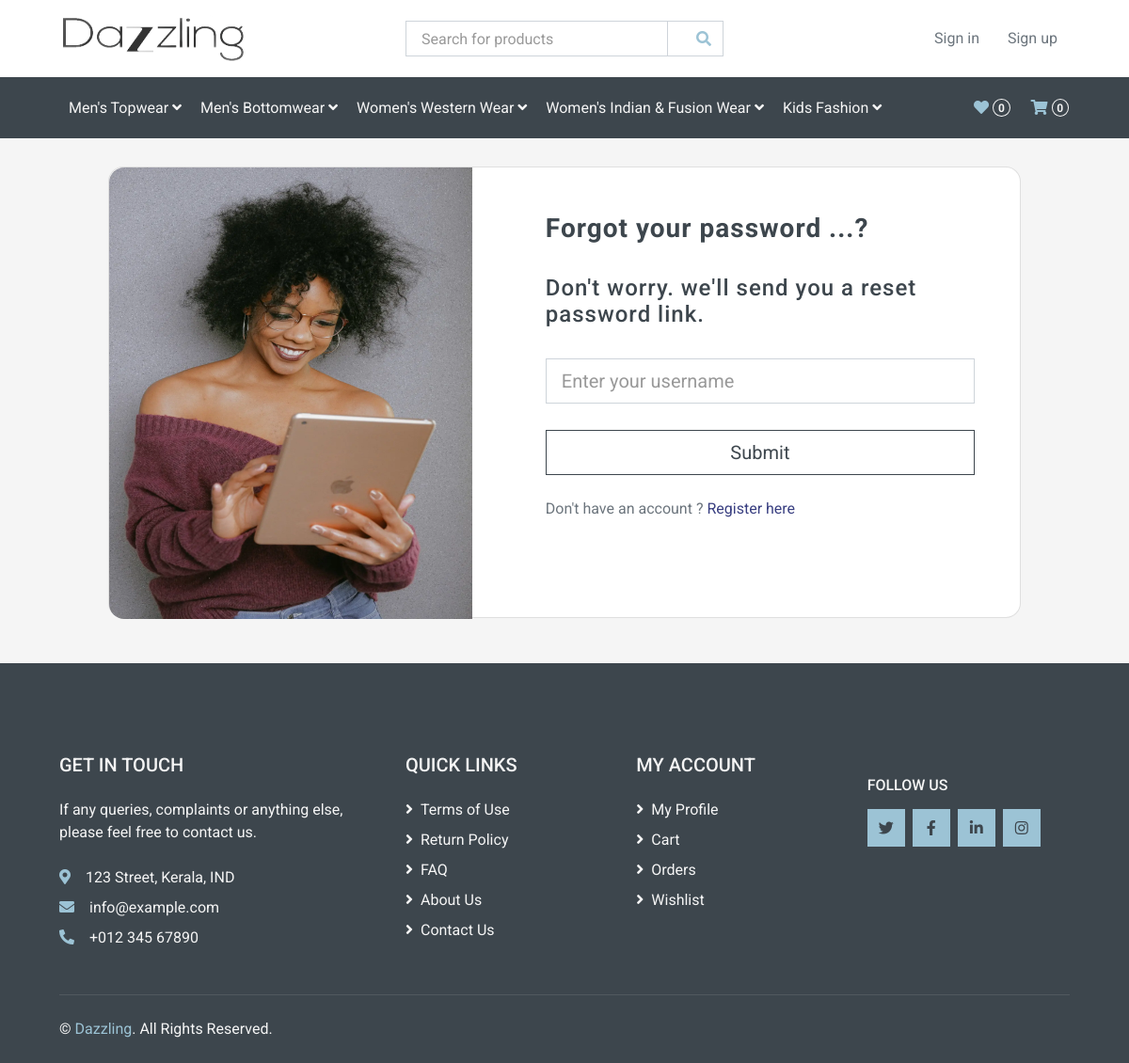
The page /accounts/forgot_pass on the database its author committed.
### shop/models.py (models this page shows, shortened)
class SubCategory(models.Model):
    name = models.CharField(max_length=100, unique=True)
    slug = models.SlugField(max_length=100, unique=True)
    desc = models.TextField(default='')
    img = models.ImageField(upload_to='subcat', default='')

### accounts/views.py (the view)
# urls.py: path('forgot_pass', views.forgot_pass, name='forgot_pass'),
def forgot_pass(request):
    page = 'forgot_pass'
    if request.method == 'POST':
        username = request.POST['uname']
        try:
            user = User.objects.get(username=username)
        except User.DoesNotExist:
            user = None
        if user != None:
            current_site = get_current_site(request)
            email_sub = "Reset Password"
            message = render_to_string("reset_pass_mail.html",{
                'user' : user.first_name,
                'domain' : current_site.domain,
                'uid' : urlsafe_base64_encode(force_bytes(user.pk)),
                'token' : generate_token.make_token(user),
            })
            email = EmailMessage(
                email_sub,
                message,
                settings.EMAIL_HOST_USER,
                [user.email],
            )
            email.fail_silently=False
            email.send()
            messages.success(request, "Password reset link has been sent. Please check your mail")
            return redirect('forgot_pass')
        else:
            messages.error(request, "Username doesn't match any accounts.")
            return redirect('forgot_pass')
    else:
        return render(request, 'signin.html', {'page': page})

### templates/signin.html (shortened to what this page needs)
{% extends 'base.html' %}
{% load static %}
{% block content %}
<div class="container-fluid">
    <div class="row d-flex justify-content-center align-items-center">
        <div class="col col-xl-10">
            <div class="card" style="height: 30rem; border-radius: 1rem;">
                <div class="row g-0">
                    <div class="col-md-6 col-lg-5 d-none d-md-block">
                        <img src="{% static 'img/signin.webp' %}" alt="login form" class="img-fluid"
                            style="height: 30rem; width: 30rem; border-radius: 1rem 0 0 1rem;" />
                    </div>
                    {% if page == 'login' %}
                    <div class="col-md-6 col-lg-7 align-items-center">
                        <div class="card-body p-4 p-lg-5 text-black">
                            <form action="{% url 'login' %}" method="post" id="signinForm">
                                {% csrf_token %}
                                <h3 class="fw-normal mb-3 pb-3" style="letter-spacing: 1px;">Sign
                                    into your account</h3>
                                <div class="form-outline mb-4">
                                    <input type="text" id="uname" class="form-control form-control-lg" name="uname"
                                        placeholder="Enter your username" required>
                                </div>
                                <div class="form-outline mb-4">
                                    <input type="password" id="password" class="form-control form-control-lg"
                                        name="password" placeholder=" Enter your password" required>
                                </div>
                                <p class="h5 text-center mb-2">
                                    <a class="small text-muted" href="{% url 'forgot_pass' %}">Forgot password ?</a>
                                </p>
                                <div class="text-center pt-1 mb-4">
                                    <input type="submit" class="btn btn-outline-dark btn-lg btn-block" value="Login">
                                </div>
                                <p class="mb-5 pb-lg-2">Don't have an
                                    account ? <a href="{% url 'register' %}" style="color: #393f81;">Register here</a>
                                </p>
                            </form>
                        </div>
                    </div>
                    {% elif page == 'forgot_pass' %}
                    <div class="col-md-6 col-lg-7 align-items-center">
                        <div class="card-body p-4 p-lg-5 text-black">
                            <form action="{% url 'forgot_pass' %}" method="post" id="ForgotForm">
                                <h3 class="fw-normal mb-3 pb-3" style="letter-spacing: 1px;">
                                    Forgot your password ...?</h3>
                                <h4 class="fw-normal mb-3 pb-3" style="letter-spacing: 1px;">
                                    Don't worry. we'll send you a reset password link.</h4>
                                <div class="form-outline mb-4">
                                    <input type="text" id="uname" class="form-control form-control-lg" name="uname"
                                        placeholder="Enter your username" required>
                                </div>
                                <div class="text-center pt-1 mb-4">
                                    <input type="submit" class="btn btn-outline-dark btn-lg btn-block" value="Submit">
                                </div>
                                <p class="mb-5 pb-lg-2">Don't have an
                                    account ? <a href="{% url 'register' %}" style="color: #393f81;">Register here</a>
                                </p>
                            </form>
                        </div>
                    </div>
                    {% endif %}
                </div>
            </div>
        </div>
    </div>
</div>
{% endblock%}

### templates/base.html (shortened to what this page needs)
{% load static %}
{% load app_tags %}
<!DOCTYPE html>
<html lang="en">
<head>
    <link href="https://cdnjs.cloudflare.com/ajax/libs/font-awesome/5.10.0/css/all.min.css" rel="stylesheet">
    <link href="{% static 'lib/animate/animate.min.css' %}" rel="stylesheet">
    <link href="{% static 'lib/owlcarousel/assets/owl.carousel.min.css' %}" rel="stylesheet">
    <link href="{% static 'css/style.css' %}" rel="stylesheet">
</head>
<body>
    <div class="container-fluid">
        <div class="row align-items-center bg-light py-3 px-xl-5 d-none d-lg-flex">
            <div class="col-lg-4">
                <a href="" class="text-decoration-none">
                    <img src="{% static 'img/logo.png' %}" alt="logo" style="height: 50px; width: 200px;">
                </a>
            </div>
            <div class="col-lg-4 col-6 text-left">
                <form action="{% url 'search' %}" method="get" id="search">
                    <div class="input-group">
                        <input type="text" class="form-control" name="qry" id="inp" placeholder=" Search for products">
                        <div class="input-group-append">
                            <span class="input-group-text bg-transparent text-primary">
                                <button class="btn btn-sm" type="submit"></button><i class="fa fa-search"></i>
                            </span>
                        </div>
                    </div>
                </form>
            </div>
            {% if user != None %}
            <div class="col-lg-4 col-6">
                <div class="nav-item dropdown">
                    <a href="#" class="nav-link dropdown-toggle h6 text-dark" data-toggle="dropdown">
                        {{ user.first_name}}&nbsp;{{ user.last_name}}
                    </a>
                    <div class="dropdown-menu bg-primary rounded-0 border-0 m-0">
                        <a href="{% url 'profile' %}" class="dropdown-item">Profile</a>
                        <a href="{% url 'cart_details' %}" class="dropdown-item">Cart</a>
                        <a href="{% url 'wishlist' %}" class="dropdown-item">Wishlist</a>
                        <a href="{% url 'orders_view' %}" class="dropdown-item">Orders</a>
                        <a href="{% url 'signout' %}" class="dropdown-item">Logout</a>
                    </div>
                </div>
            </div>
            {% else %}
            <div class="col-lg-4 col-6 text-right">
                <a href="{% url 'login' %}" class="btn">Sign in</a>
                <a href="{% url 'register' %}" class="btn">Sign up</a>
            </div>
            {% endif %}
        </div>
    </div>
    <div class="container-fluid bg-dark mb-30">
        <div class="row px-xl-5">
            <div class="col">
                <nav class="navbar navbar-expand-lg bg-dark navbar-dark py-3 py-lg-0 px-0">
                    <div class="collapse navbar-collapse justify-content-between" id="navbarCollapse">
                        <div class="navbar-nav mr-auto py-0">
                            {% for subcat in subcats %}
                            <div class="nav-item dropdown">
                                <a href="" class="nav-link dropdown-toggle" data-toggle="dropdown">
                                    {{ subcat.name }}
                                    <i class="fa fa-angle-down mt-1"></i></a>
                            </div>
                            {% endfor %}
                        </div>
                        <div class="navbar-nav ml-auto py-0 d-none d-lg-block">
                            <a href="{% url 'wishlist' %}" class="btn px-0">
                                <i class="fas fa-heart text-primary"></i>
                                <span class="badge text-secondary border border-secondary rounded-circle"
                                    style="padding-bottom: 2px;">{{ w_count }}</span>
                            </a>
                            <a href="{% url 'cart_details' %}" class="btn px-0 ml-3">
                                <i class="fas fa-shopping-cart text-primary"></i>
                                <span class="badge text-secondary border border-secondary rounded-circle"
                                    style="padding-bottom: 2px;">{{ item_count }}</span>
                            </a>
                        </div>
                    </div>
                </nav>
            </div>
        </div>
    </div>
    {% block content %}
    {% endblock %}
    <div class="container-fluid bg-dark text-secondary mt-5 pt-5">
        <div class="row px-xl-5 pt-5">
            <div class="col-lg-4 col-md-12 mb-5 pr-3 pr-xl-5">
                <h5 class="text-secondary text-uppercase mb-4">Get In Touch</h5>
                <p class="mb-4">If any queries, complaints or anything else, please feel free to contact us.</p>
                <p class="mb-2"><i class="fa fa-map-marker-alt text-primary mr-3"></i>123 Street, Kerala, IND</p>
                <p class="mb-2"><i class="fa fa-envelope text-primary mr-3"></i>info@example.com</p>
                <p class="mb-0"><i class="fa fa-phone-alt text-primary mr-3"></i>+012 345 67890</p>
            </div>
            <div class="col-lg-8 col-md-12">
                <div class="row">
                    <div class="col-md-4 mb-5">
                        <h5 class="text-secondary text-uppercase mb-4">Quick Links</h5>
                        <div class="d-flex flex-column justify-content-start">
                            <a class="text-secondary mb-2" href="#"><i class="fa fa-angle-right mr-2"></i>Terms of
                                Use</a>
                            <a class="text-secondary mb-2" href="#"><i class="fa fa-angle-right mr-2"></i>Return
                                Policy</a>
                            <a class="text-secondary mb-2" href="#"><i class="fa fa-angle-right mr-2"></i>FAQ</a>
                            <a class="text-secondary mb-2" href="#"><i class="fa fa-angle-right mr-2"></i>About
                                Us</a>
                            <a class="text-secondary" href="#"><i class="fa fa-angle-right mr-2"></i>Contact Us</a>
                        </div>
                    </div>
                    <div class="col-md-4 mb-5">
                        <h5 class="text-secondary text-uppercase mb-4">My Account</h5>
                        <div class="d-flex flex-column justify-content-start">
                            <a class="text-secondary mb-2" href="{% url 'profile' %}">
                                <i class="fa fa-angle-right mr-2"></i>My Profile</a>
                            <a class="text-secondary mb-2" href="{% url 'cart_details' %}">
                                <i class="fa fa-angle-right mr-2"></i>Cart</a>
                            <a class="text-secondary mb-2" href="{% url 'orders_view' %}">
                                <i class="fa fa-angle-right mr-2"></i>Orders</a>
                            <a class="text-secondary mb-2" href="{% url 'wishlist' %}">
                                <i class="fa fa-angle-right mr-2"></i>Wishlist</a>
                        </div>
                    </div>
                    <div class="col-md-4 mb-5">
                        <h6 class="text-secondary text-uppercase mt-4 mb-3">Follow Us</h6>
                        <div class="d-flex">
                            <a class="btn btn-primary btn-square mr-2" href="#"><i class="fab fa-twitter"></i></a>
                            <a class="btn btn-primary btn-square mr-2" href="#"><i class="fab fa-facebook-f"></i></a>
                            <a class="btn btn-primary btn-square mr-2" href="#"><i class="fab fa-linkedin-in"></i></a>
                            <a class="btn btn-primary btn-square" href="#"><i class="fab fa-instagram"></i></a>
                        </div>
                    </div>
                </div>
            </div>
        </div>
        <div class="row border-top mx-xl-5 py-4" style="border-color: rgba(256, 256, 256, .1) !important;">
            <div class="col-md-6 px-xl-0">
                <p class="mb-md-0 text-center text-md-left text-secondary">
                    &copy; <a class="text-primary" href="#">Dazzling</a>. All Rights Reserved.
                </p>
            </div>
        </div>
    </div>
</body>
</html>

### rows shown on the page
SubCategory: name "Men's Topwear"
SubCategory: name "Men's Bottomwear"
SubCategory: name "Women's Western Wear"
SubCategory: name "Women's Indian & Fusion Wear"
SubCategory: name "Kids Fashion"

### other values the page prints
{{ w_count }} "0"
{{ item_count }} "0"
